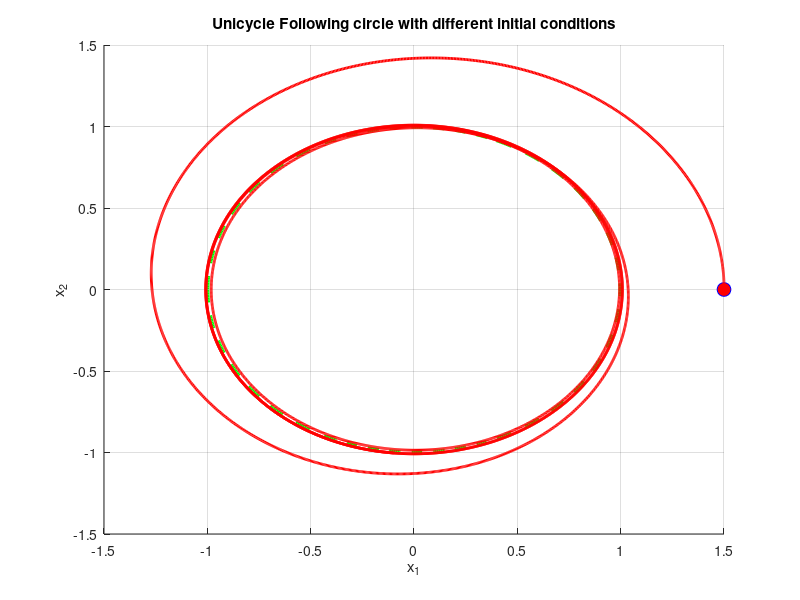
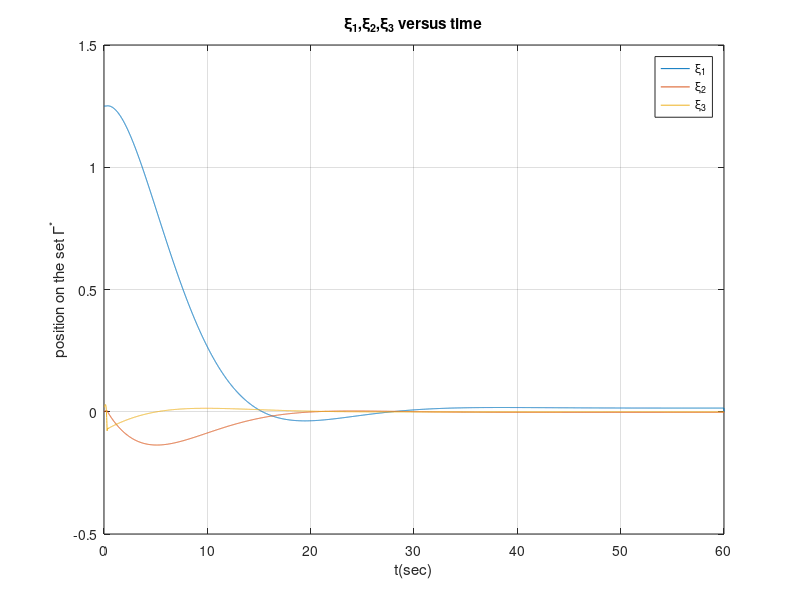
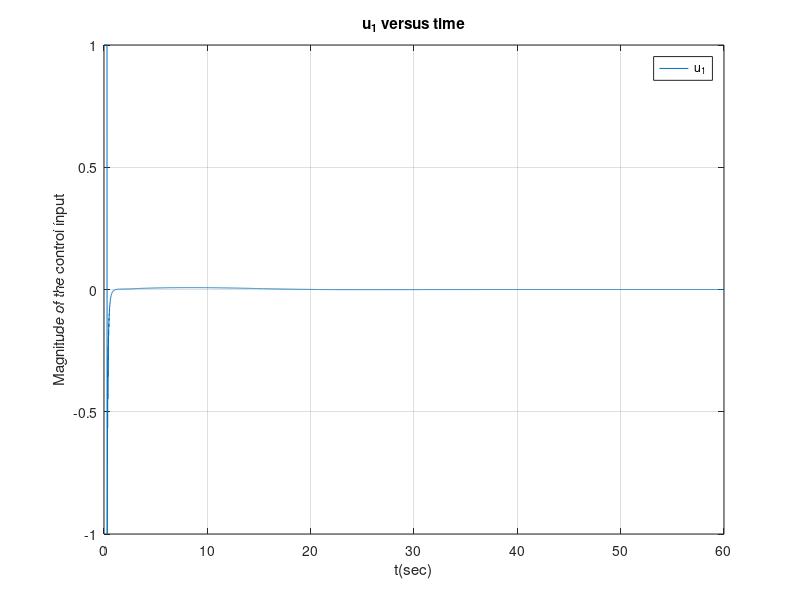
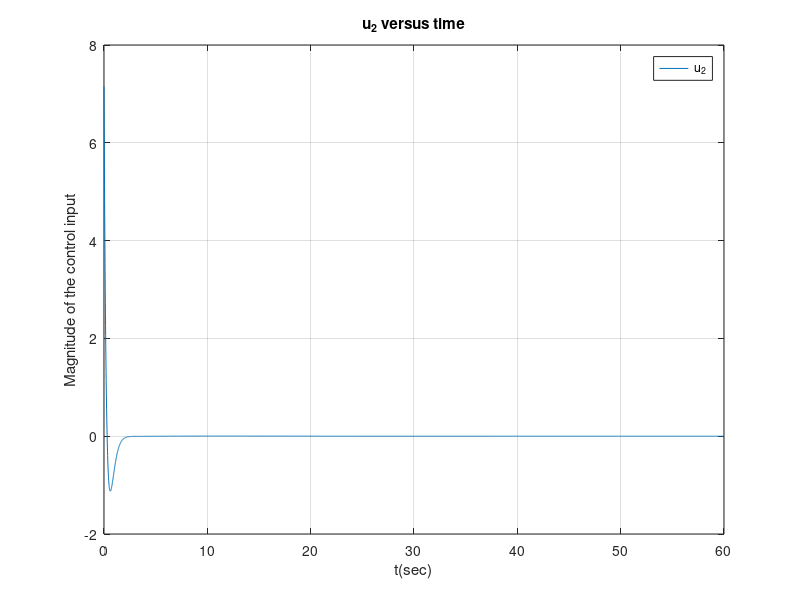

These figures' MATLAB source, in order:
%% PathFollowing of Car-like Robot
clc
clear all
close all


%% System Parameters
v = 0.1; %%% Not the linear velocity input but the fixed speed

   K = 1*[  10   60    180];

k1 = K(1); %
k2 = K(2);
k3 = K(3);%
k4 = 11;
k5 = 6;
L=0.3;
r=1; %% radius of the circle to follow

%%
%%% Initial Conditions
X1_0= 1.5 %% x-position
X2_0= 0;  %% y-position
X3_0=pi/2; %% car orientation
X4_0=0;    %% Wheel angle
X5_0=0; %% Fictitious state and we can always initialize it with zero
X6_0=0; %% Fictitious state and we can always initialize it with zero

v_input = 0;

% Initial condition Vector
x0 = [X1_0;X2_0;X3_0;X4_0;X5_0;X6_0]


% Simulation time
Tmax = 60;  % End point
dt =0.01; % Time step
T = 0:dt:Tmax; % Time vector

% Simulation setup
x_all = zeros(size(x0,1),length(T));  % Intialization of a matrix to save all the values of the states 
x_Old = x0; % Giving x0 as a the name of an old state to use it in the discretized equations
x_all(:,1) = x0; % Saving the initial state in the full state matrix
xi1_plot = zeros(1,length(T));
xi2_plot = zeros(1,length(T));
xi3_plot = zeros(1,length(T));
eta1_plot = zeros(1,length(T));
eta2_plot = zeros(1,length(T));
eta3_plot = zeros(1,length(T));
u1_plot = zeros(1,length(T));
u2_plot = zeros(1,length(T));

%%% Giving values to the individual componets for the ease of coding
x1_Old = x_Old(1);
x2_Old = x_Old(2);
x3_Old = x_Old(3);
x4_Old = x_Old(4);
x5_Old = x_Old(5);
x6_Old = x_Old(6);
v_input_Old = v_input;


%%% for the first iteration the current states are assumed to be the old
%%% states
x1 = x1_Old;
x2 = x2_Old;
x3 = x3_Old;
x4 = x4_Old;
x5 = x5_Old;
x6 = x6_Old;


for i=1:length(T)-1
    %% Transformed states

xi1 = - r^2 + x1^2 + x2^2;
xi2 = 2*(v + x5)*(x1*cos(x3) + x2*sin(x3));
xi3 = (v*sin(x3) + x5*sin(x3))*(2*v*sin(x3) + 2*x5*sin(x3)) + ((v*tan(x4))/L + (x5*tan(x4))/L)*(2*x2*(v*cos(x3) + x5*cos(x3)) - 2*x1*(v*sin(x3) + x5*sin(x3))) + x6*(2*x1*cos(x3) + 2*x2*sin(x3)) + (v*cos(x3) + x5*cos(x3))*(2*v*cos(x3) + 2*x5*cos(x3));
Lg1Lf2S = (2*x2*(v*cos(x3) + x5*cos(x3)) - 2*x1*(v*sin(x3) + x5*sin(x3)))*(v/(L*cos(x4)^2) + x5/(L*cos(x4)^2));
Lg2Lf2S = 2*x1*cos(x3) + 2*x2*sin(x3);
Lf3S = -(2*v^3*x1*cos(x3)*tan(x4)^2 - 6*L^2*x5*x6 - 6*L^2*v*x6 + 2*x1*x5^3*cos(x3)*tan(x4)^2 + 2*v^3*x2*sin(x3)*tan(x4)^2 + 2*x2*x5^3*sin(x3)*tan(x4)^2 + 6*v*x1*x5^2*cos(x3)*tan(x4)^2 + 6*v^2*x1*x5*cos(x3)*tan(x4)^2 + 6*v*x2*x5^2*sin(x3)*tan(x4)^2 + 6*v^2*x2*x5*sin(x3)*tan(x4)^2 - 6*L*v*x2*x6*cos(x3)*tan(x4) - 6*L*x2*x5*x6*cos(x3)*tan(x4) + 6*L*v*x1*x6*sin(x3)*tan(x4) + 6*L*x1*x5*x6*sin(x3)*tan(x4))/L^2;

eta1 = atan2(x2,x1);
eta2 = -(x2*(v*cos(x3) + x5*cos(x3)) - x1*(v*sin(x3) + x5*sin(x3)))/(x1^2 + x2^2);
eta3 = cos(x3)*(v + x5)*((sin(x3)*(v + x5))/(x1^2 + x2^2) - (2*x1^2*sin(x3)*(v + x5))/(x1^2 + x2^2)^2 + (2*x1*x2*cos(x3)*(v + x5))/(x1^2 + x2^2)^2) - x6*((x2*cos(x3))/(x1^2 + x2^2) - (x1*sin(x3))/(x1^2 + x2^2)) - sin(x3)*(v + x5)*((cos(x3)*(v + x5))/(x1^2 + x2^2) - (2*x2^2*cos(x3)*(v + x5))/(x1^2 + x2^2)^2 + (2*x1*x2*sin(x3)*(v + x5))/(x1^2 + x2^2)^2) + (tan(x4)*((x1*cos(x3)*(v + x5))/(x1^2 + x2^2) + (x2*sin(x3)*(v + x5))/(x1^2 + x2^2))*(v + x5))/L;
Lg1Lf2P = (((x1*cos(x3)*(v + x5))/(x1^2 + x2^2) + (x2*sin(x3)*(v + x5))/(x1^2 + x2^2))*(v + x5)*(tan(x4)^2 + 1))/L;
Lg2Lf2P =(x1*sin(x3))/(x1^2 + x2^2) - (x2*cos(x3))/(x1^2 + x2^2);
Lf3P = -((v + x5)*(tan(x4)*x1^2 - 2*L*sin(x3)*x1 + tan(x4)*x2^2 + 2*L*cos(x3)*x2)*(L*v^2*x1^2 + L*v^2*x2^2 + L*x1^2*x5^2 + L*x2^2*x5^2 + 2*L*v*x1^2*x5 + 2*L*v*x2^2*x5 + 2*L*v^2*x1^2*cos(2*x3) - 2*L*v^2*x2^2*cos(2*x3) + 2*L*x1^2*x5^2*cos(2*x3) - 2*L*x2^2*x5^2*cos(2*x3) - v^2*x2^3*cos(x3)*tan(x4) - x2^3*x5^2*cos(x3)*tan(x4) - 3*L*x1^3*x6*cos(x3) + v^2*x1^3*sin(x3)*tan(x4) + x1^3*x5^2*sin(x3)*tan(x4) - 3*L*x2^3*x6*sin(x3) - v^2*x1^2*x2*cos(x3)*tan(x4) - x1^2*x2*x5^2*cos(x3)*tan(x4) - 3*L*x1*x2^2*x6*cos(x3) + v^2*x1*x2^2*sin(x3)*tan(x4) + x1*x2^2*x5^2*sin(x3)*tan(x4) - 3*L*x1^2*x2*x6*sin(x3) + 4*L*v*x1^2*x5*cos(2*x3) - 4*L*v*x2^2*x5*cos(2*x3) + 4*L*v^2*x1*x2*sin(2*x3) + 4*L*x1*x2*x5^2*sin(2*x3) - 2*v*x2^3*x5*cos(x3)*tan(x4) + 2*v*x1^3*x5*sin(x3)*tan(x4) - 2*v*x1^2*x2*x5*cos(x3)*tan(x4) + 2*v*x1*x2^2*x5*sin(x3)*tan(x4) + 8*L*v*x1*x2*x5*sin(2*x3)))/(L^2*(x1^2 + x2^2)^3);

xi1_plot(i) = xi1;
xi2_plot(i) = xi2;
xi3_plot(i) = xi3;

eta1_plot(i) = eta1;
eta2_plot(i) = eta2;
eta3_plot(i) = eta3;


    %%
    %%% Control inputs
    D=[Lg1Lf2P Lg2Lf2P;Lg1Lf2S Lg2Lf2S];
    M=inv(D);
    %det_d=det(D);
    %v_tang = -k4*(eta2-0.5)-k5*(eta3); %%working controller for a constant (takes 1 or 2 min to execute)


    v_tang = -k4*(eta2-0.5)-k5*(eta3); % Trangential controller

    v_tran=-k1*xi1-k2*xi2-k3*xi3;  % Transversal controller 

    u=M*[-Lf3P+v_tang;-Lf3S+v_tran];
    u1=u(1);
    u2=u(2);

%%%%%%%%% Taking the derivative to get the real input
%%% Controller dynamics %%%
x6 = x6_Old + u2*dt;
x5 = x5_Old + dt*x6;
v_input = x5 + v;
%%%%%%%%%%%%%%%%%%%%%%%%%%%%%%%%%%


saturator = 1;

if u1 > saturator 
    u1 =saturator ;
end

if u1 < -saturator 
    u1 =-saturator ;
end

if v_input > saturator 
    v_input =saturator ;
end

if v_input < -saturator 
    v_input =-saturator ;
end

u1_plot(i) = u1;
u2_plot(i) = u2;


% The system (Unicycle)   
    x1 = x1_Old + dt*( v_input *cos(x3) );
    x2 = x2_Old + dt*( v_input*sin(x3) );
    x3 = x3_Old + dt*( (v_input/L)*tan(x4) );
    x4 = x4_Old + u1*dt;
% % % %     %%%%%%%%%%%%%%%%%%%%%%%%%%%%%%%%
% %      
%      x5 = x5_Old + x6*dt; %%% Fictitius state
%      x6 = x6_Old + u2*dt; %%% Fictitius state

    
    %%% Making the state vector, that might be helpful for the debugging
    %%% purposes
    x = [x1;x2;x3;x4;x5;x6];
   
    x_Old = x; %%% At the end of the an iteration the current values become the old values
    x1_Old = x_Old(1);
    x2_Old = x_Old(2);
    x3_Old = x_Old(3);
    x4_Old = x_Old(4);
    x5_Old = x_Old(5);
    x6_Old = x_Old(6);
    
    v_input_Old = v_input;
    
    %%% Saving the current values of the state to the full state matrix,
    %%% that might be useful for plotting purposes
    x_all(:,i+1) = x; 
    
    
   end

%% Plotting

% Trajectory
figure(1);
hold on;

lambda = -pi:0.01:pi;
    % desired path
    %plot(lambda, cos(lambda), 'r--', 'linewidth',1);
    plot(r*cos(lambda), r*sin(lambda), 'r--','color','green', 'linewidth',3);
    title('Unicycle Following circle with different initial conditions')
    xlabel('x_{1}')
    ylabel('x_{2}')
    %%% displaying the initial marker
    plot(x0(1), x0(2), 'bo', 'MarkerSize', 10, 'MarkerFaceColor', 'red');
    plot(x_all(1,:), x_all(2,:), 'r','color','red','linewidth',2);
    grid on;
hold off;


figure(3);
plot(T,xi1_plot,T,xi2_plot,T,xi3_plot)
title('\xi_1,\xi_2,\xi_3 versus time');
xlabel('t(sec)')
ylabel('position on the set \Gamma^{*}')
grid on;
legend('\xi_1','\xi_2','\xi_3')

figure(4);
plot(T,u1_plot)
title('u_1 versus time');
xlabel('t(sec)')
ylabel('Magnitude of the control input')
grid on;
legend('u_1')

figure(5);
plot(T,u2_plot)
title('u_2 versus time');
xlabel('t(sec)')
ylabel('Magnitude of the control input')
grid on;
legend('u_2')


